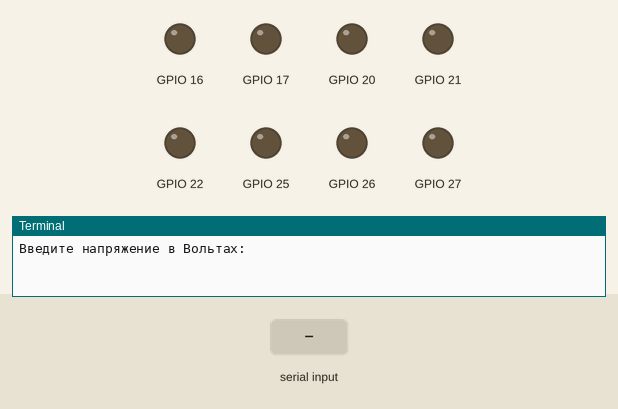
This program was run on a simulated Raspberry Pi (BCM pin numbers). Shown: output pins drawn as LEDs (lit = HIGH), the last lines printed to the terminal. The inputs (shaded band) are chosen by the test bench.

Above: at 1.2 s.
1.3 s: "1" typed at the terminal, then Enter
At 2.3 s:
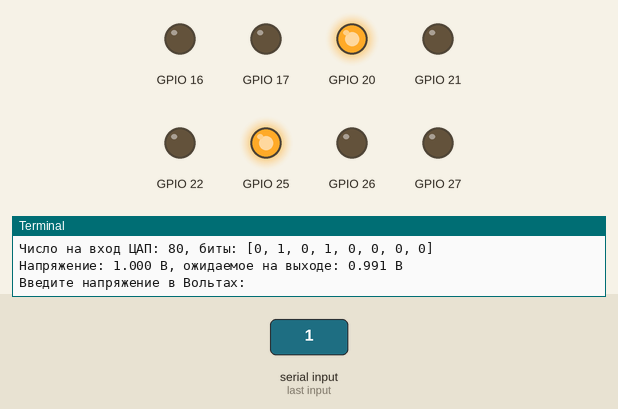
2.8 s: "0" typed at the terminal, then Enter
At 3.5 s:
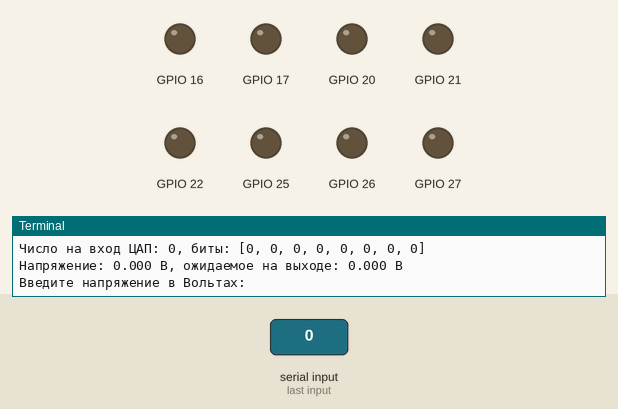
Timing chart, 0 to 5.8 s (numbered marks = the images above; inputs shaded):
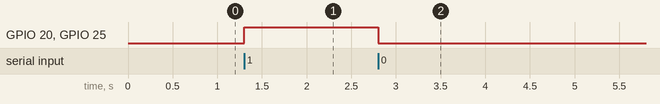

Measured:
- after the input at 1.3 s, GPIO 20, GPIO 25: LOW → HIGH at once
- after the input at 2.8 s, GPIO 20, GPIO 25: HIGH → LOW at once

The program:

R2R_dac.py
```python
import RPi.GPIO as GPIO


class R2R_DAC:
    def __init__(self, gpio_bits, dynamic_range, verbose=False):
        self.gpio_bits = gpio_bits
        self.dynamic_range = dynamic_range
        self.verbose = verbose
        GPIO.setmode(GPIO.BCM)
        GPIO.setup(self.gpio_bits, GPIO.OUT, initial=0)

    def deinit(self):
        GPIO.output(self.gpio_bits, 0)
        GPIO.cleanup()

    def set_number(self, number):
        bits = [int(element) for element in bin(number)[2:].zfill(8)]
        GPIO.output(self.gpio_bits, bits)
        if self.verbose:
            print(f"Число на вход ЦАП: {number}, биты: {bits}")

    def set_voltage(self, voltage):
        if not (0.0 <= voltage <= self.dynamic_range):
            print(f"Напряжение выходит за динамический диапазон ЦАП (0.00 - {self.dynamic_range:.2f} В)")
            print("Устанавливаем 0.0 В")
            self.set_number(0)
            return

        number = int(voltage / self.dynamic_range * 255)
        self.set_number(number)

        if self.verbose:
            print(f"Напряжение: {voltage:.3f} В, ожидаемое на выходе: {number / 255 * self.dynamic_range:.3f} В")

if __name__ == "__main__":
    dac = None
    try:
        dac = R2R_DAC([16, 20, 21, 25, 26, 17, 27, 22], 3.16, True)

        while True:
            try:
                voltage = float(input("Введите напряжение в Вольтах: "))
                dac.set_voltage(voltage)

            except ValueError:
                print("Вы ввели не число. Попробуйте ещё раз\n")

    finally:
        if dac is not None:
            dac.deinit()
```
